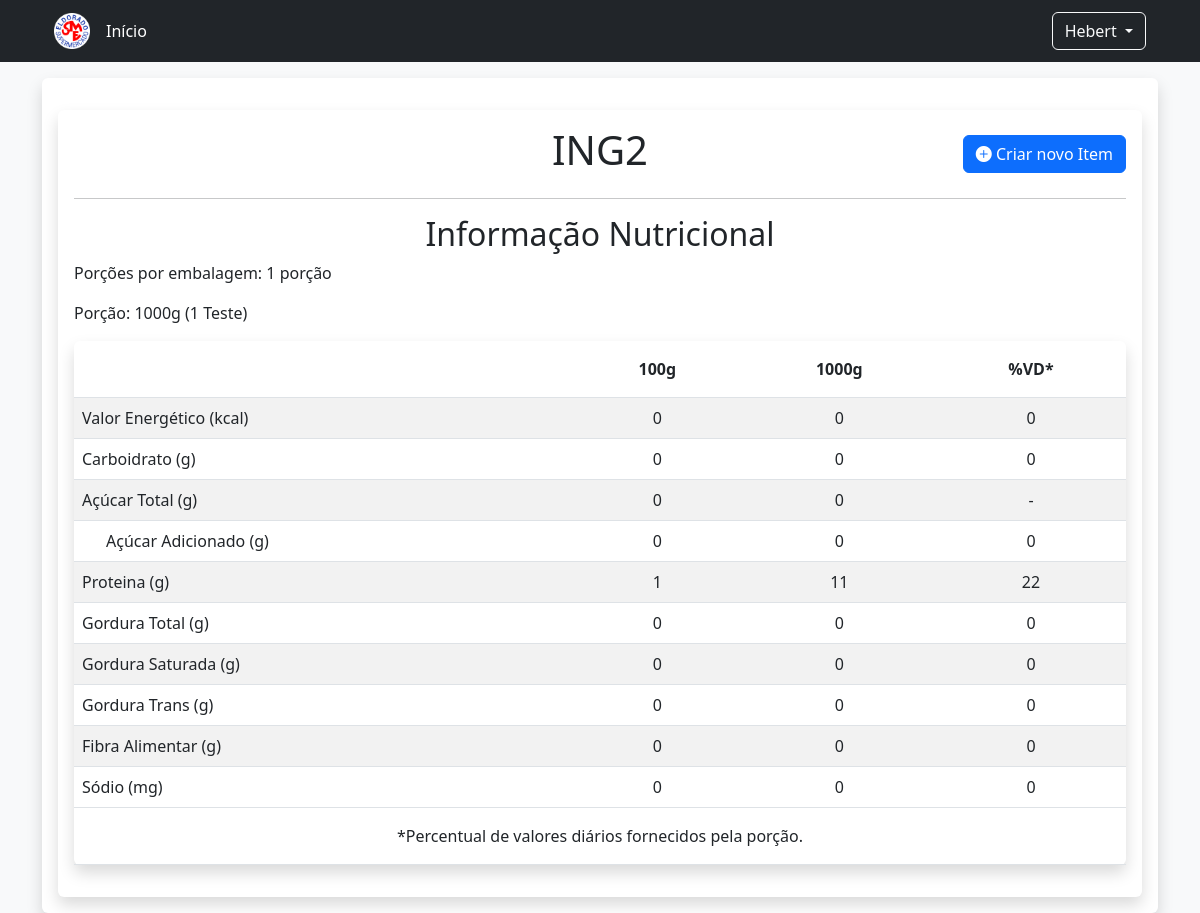
/cadastro/exibe_rotulo/13, run on the app's committed database.
### cadastros/models.py (models this page shows, shortened)
class Item(models.Model):
    descricao = models.CharField('Descrição', max_length=150, unique=True)
    ingrediente = models.BooleanField('Ingrediente', default=False)
    composto = models.BooleanField('Composto', default=False)

class Nutricional(models.Model):
    item = models.OneToOneField(Item, on_delete=models.CASCADE)
    quantidade_porcao = models.FloatField('Porção', default=0.0)
    quantidade_embalagem = models.IntegerField('Quantidade por Embalagem', default=1)
    quantidade_medida_caseira = models.FloatField('Quantidade da Medida Caseira', default=0.0)
    medida_caseira = models.ForeignKey(MedidaCaseira, on_delete=models.PROTECT)
    valor_energetico = models.FloatField('Valor Energético', default=0.0)
    carboidrato = models.FloatField('Carboidratos', default=0.0)
    acucar_total = models.FloatField('Açúcares Totais', default=0.0)
    acucar_adicionado = models.FloatField('Açúcares Adicionados', default=0.0)
    proteina = models.FloatField('Proteinas', default=0.0)
    gordura_total = models.FloatField('Gorduras Totais', default=0.0)
    gordura_saturada = models.FloatField('Gorduras Saturadas', default=0.0)
    gordura_trans = models.FloatField('Gorduras Trans', default=0.0)
    fibra_alimentar = models.FloatField('Fibra Alimentar', default=0.0)
    sodio = models.FloatField('Sódio', default=0.0)
    alto_acucar = models.BooleanField('Alto Açúcar Adicionado', default=False)
    alto_gordura = models.BooleanField('Alto Gordura Saturada', default=False)
    alto_sodio = models.BooleanField('Alto Sódio', default=False)

class MedidaCaseira(models.Model):
    descricao = models.CharField('Descrição', max_length=100, unique=True)

### cadastros/views.py (the view)
# urls.py: path('exibe_rotulo/<int:id_item>', views.exibe_rotulo, name='exibe_rotulo'),
def exibe_rotulo(request, id_item):
    item : Type[Item] = Item.objects.filter(id=id_item)
    if (item.exists()):
        item = item.first()
    else:
        pass
    rotulo : Type[Nutricional] = item.nutricional
    rotulo_percent : dict[str,float] = {}
    rotulo_percent['valor_energetico'] = (rotulo.valor_energetico / rotulo.quantidade_porcao) * .1
    rotulo_percent['carboidrato'] = (rotulo.carboidrato / rotulo.quantidade_porcao) * .1
    rotulo_percent['acucar_total'] = (rotulo.acucar_total / rotulo.quantidade_porcao) * .1
    rotulo_percent['acucar_adicionado'] = (rotulo.acucar_adicionado / rotulo.quantidade_porcao) * .1
    rotulo_percent['proteina'] = (rotulo.proteina / rotulo.quantidade_porcao) * .1
    rotulo_percent['gordura_total'] = (rotulo.gordura_total / rotulo.quantidade_porcao) * .1
    rotulo_percent['gordura_saturada'] = (rotulo.gordura_saturada / rotulo.quantidade_porcao) * .1
    rotulo_percent['gordura_trans'] = (rotulo.gordura_trans / rotulo.quantidade_porcao) * .1
    rotulo_percent['fibra_alimentar'] = (rotulo.fibra_alimentar / rotulo.quantidade_porcao) * .1
    rotulo_percent['sodio'] = (rotulo.sodio / rotulo.quantidade_porcao) * .1
    context : dict[str] = {
        'item' : item,
        'rotulo' : item.nutricional,
        'rotulo_percent': rotulo_percent
    }
    return render(request, 'exibe_rotulo.html', context)

### cadastros/templatetags/custom_tags.py (called while the page is built)
def multMil(value, arg):
    return int(value * arg)

def qtdPerCent(value, arg):
    return (value / arg) * .1

def splitVal(value : float | int ) -> str :
    if value % 1 != 0:
        si, sd = str(value).split('.')
    else:
        si = str(int(value))
        sd = '0'
    sd = sd.rjust(3,'0')
    return si, sd

def vdr(value, arg):
    match arg:
        case 'valor_energetico' | 'sodio':
            return round((value / 2000) * 100)
        case 'carboidrato':
            return int((value / 300) * 100)
        case 'acucar_adicionado' | 'proteina':
            return int((value / 50) * 100)
        case 'gordura_total':
            return int((value / 65) * 100)
        case 'gordura_saturada':
            return int((value / 20) * 100)
        case 'gordura_trans':
            return int((value / 2) * 100)
        case 'fibra_alimentar':
            return int((value / 25) * 100)

### cadastros/templates/exibe_rotulo.html (shortened to what this page needs)
{% extends "base.html" %}
{% load static %}
{% load custom_tags %}
{% block body %}
    <div class="bg-white p-3 mt-3 rounded shadow position-relative">
        <div class="d-flex align-items-center">
            <div class="d-flex flex-fill justify-content-center">
                <h1 class="text-center"> {{ item.descricao }} </h1>
            </div>
            <div class="position-absolute end-0 pe-3">
                <a class="btn btn-primary" href="{% url 'cadastro_item' %}" role="button">
                    <i class="bi bi-plus-circle-fill"></i>
                    Criar novo Item
                </a>
            </div>
        </div>
        <hr></hr>
        <h2 class="text-center">Informação Nutricional</h2>
        <p>Porções por embalagem: {{rotulo.quantidade_embalagem}} {% if rotulo.quantidade_embalagem <= 1 %} porção {% else %} porções {% endif %}</p>
        <p>Porção: {{ rotulo.quantidade_porcao | multMil:1000 }}g ({{ rotulo.quantidade_medida_caseira | multMil:1 }} {{ rotulo.medida_caseira.descricao | title }})</p>
        <table class="table table-striped table-hover rounded shadow">
            <thead>
                <tr>
                    <th scope="col" class="p-3"></th>
                    <th scope="col" class="p-3 text-center">100g</th>
                    <th scope="col" class="p-3 text-center">{{ rotulo.quantidade_porcao | multMil:1000 }}g</th>
                    <th scope="col" class="p-3 text-center">%VD*</th>
                </tr>
            </thead>
            <tbody>
                <tr>
                    <td>
                        Valor Energético (kcal)
                    </td>
                    <td class="text-center">
                        {{ rotulo.valor_energetico | qtdPerCent:rotulo.quantidade_porcao | arredRotulo }}
                    </td>
                    <td class="text-center">
                        {{ rotulo.valor_energetico | arredRotulo }}
                    </td>
                    <td class="text-center">
                        {{ rotulo.valor_energetico | vdr:'valor_energetico' }}
                    </td>
                </tr>
                <tr>
                    <td>
                        Carboidrato (g)
                    </td>
                    <td class="text-center">
                        {{ rotulo.carboidrato | qtdPerCent:rotulo.quantidade_porcao | arredRotulo }}
                    </td>
                    <td class="text-center">
                        {{ rotulo.carboidrato | arredRotulo }}
                    </td>
                    <td class="text-center">
                        {{ rotulo.carboidrato | vdr:'carboidrato' }}
                    </td>
                </tr>
                <tr>
                    <td>
                        Açúcar Total (g)
                    </td>
                    <td class="text-center">
                        {{ rotulo.acucar_total | qtdPerCent:rotulo.quantidade_porcao | arredRotulo }}
                    </td>
                    <td class="text-center">
                        {{ rotulo.acucar_total | arredRotulo }}
                    </td>
                    <td class="text-center">
                        -
                    </td>
                </tr>
                <tr>
                    <td>
                        <div class="ms-4">Açúcar Adicionado (g)</div>
                    </td>
                    <td class="text-center">
                        {{ rotulo.acucar_adicionado | qtdPerCent:rotulo.quantidade_porcao | arredRotulo }}
                    </td>
                    <td class="text-center">
                        {{ rotulo.acucar_adicionado | arredRotulo }}
                    </td>
                    <td class="text-center">
                        {{ rotulo.acucar_adicionado | vdr:'acucar_adicionado' }}
                    </td>
                </tr>
                <tr>
                    <td>
                        Proteina (g)
                    </td>
                    <td class="text-center">
                        {{ rotulo.proteina | qtdPerCent:rotulo.quantidade_porcao | arredRotulo }}
                    </td>
                    <td class="text-center">
                        {{ rotulo.proteina | arredRotulo }}
                    </td>
                    <td class="text-center">
                        {{ rotulo.proteina | vdr:'proteina' }}
                    </td>
                </tr>
                <tr>
                    <td>
                        Gordura Total (g)
                    </td>
                    <td class="text-center">
                        {{ rotulo.gordura_total | qtdPerCent:rotulo.quantidade_porcao | arredRotulo }}
                    </td>
                    <td class="text-center">
                        {{ rotulo.gordura_total | arredRotulo }}
                    </td>
                    <td class="text-center">
                        {{ rotulo.gordura_total | vdr:'gordura_total' }}
                    </td>
                </tr>
                <tr>
                    <td>
                        Gordura Saturada (g)
                    </td>
                    <td class="text-center">
                        {{ rotulo.gordura_saturada | qtdPerCent:rotulo.quantidade_porcao | arredRotulo }}
                    </td>
                    <td class="text-center">
                        {{ rotulo.gordura_saturada | arredRotulo }}
                    </td>
                    <td class="text-center">
                        {{ rotulo.gordura_saturada | vdr:'gordura_saturada' }}
                    </td>
                </tr>
                <tr>
                    <td>
                        Gordura Trans (g)
                    </td>
                    <td class="text-center">
                        {{ rotulo.gordura_trans | qtdPerCent:rotulo.quantidade_porcao | arredRotulo }}
                    </td>
                    <td class="text-center">
                        {{ rotulo.gordura_trans | arredRotulo }}
                    </td>
                    <td class="text-center">
                        {{ rotulo.gordura_trans | vdr:'gordura_trans' }}
                    </td>
                </tr>
                <tr>
                    <td>
                        Fibra Alimentar (g)
                    </td>
                    <td class="text-center">
                        {{ rotulo.fibra_alimentar | qtdPerCent:rotulo.quantidade_porcao | arredRotulo }}
                    </td>
                    <td class="text-center">
                        {{ rotulo.fibra_alimentar | arredRotulo }}
                    </td>
                    <td class="text-center">
                        {{ rotulo.fibra_alimentar | vdr:'fibra_alimentar' }}
                    </td>
                </tr>
                <tr>
                    <td>
                        Sódio (mg)
                    </td>
                    <td class="text-center">
                        {{ rotulo.sodio | qtdPerCent:rotulo.quantidade_porcao | arredRotulo:'mg' }}
                    </td>
                    <td class="text-center">
                        {{ rotulo.sodio | arredRotulo:'mg' }}
                    </td>
                    <td class="text-center">
                        {{ rotulo.sodio | vdr:'sodio' }}
                    </td>
                </tr>
            </tbody>
            <tfoot>
                <tr>
                    <td colspan="4" class="text-center p-3">
                        *Percentual de valores diários fornecidos pela porção.
                    </td>
                </tr>
            </tfoot>
        </table>
    </div>
{% endblock %}

### data on the page
Item: descricao "ING2"
Nutricional: quantidade_embalagem "1", quantidade_porcao|multMil "1000", quantidade_medida_caseira|multMil "1", medida_caseira.descricao "Teste", valor_energetico|qtdPerCent "0", valor_energetico|arredRotulo "0", valor_energetico|vdr "0", carboidrato|qtdPerCent "0", carboidrato|arredRotulo "0", carboidrato|vdr "0", acucar_total|qtdPerCent "0", acucar_total|arredRotulo "0", acucar_adicionado|qtdPerCent "0", acucar_adicionado|arredRotulo "0", acucar_adicionado|vdr "0", proteina|qtdPerCent "1", proteina|arredRotulo "11", proteina|vdr "22", gordura_total|qtdPerCent "0", gordura_total|arredRotulo "0", gordura_total|vdr "0", gordura_saturada|qtdPerCent "0", gordura_saturada|arredRotulo "0", gordura_saturada|vdr "0", gordura_trans|qtdPerCent "0", gordura_trans|arredRotulo "0", gordura_trans|vdr "0", fibra_alimentar|qtdPerCent "0", fibra_alimentar|arredRotulo "0", fibra_alimentar|vdr "0", sodio|qtdPerCent "0", sodio|arredRotulo "0", sodio|vdr "0"
